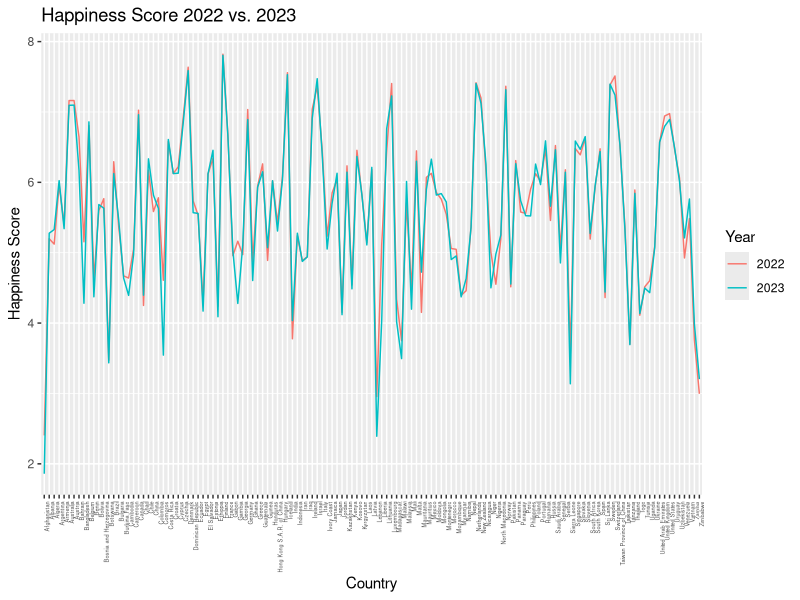
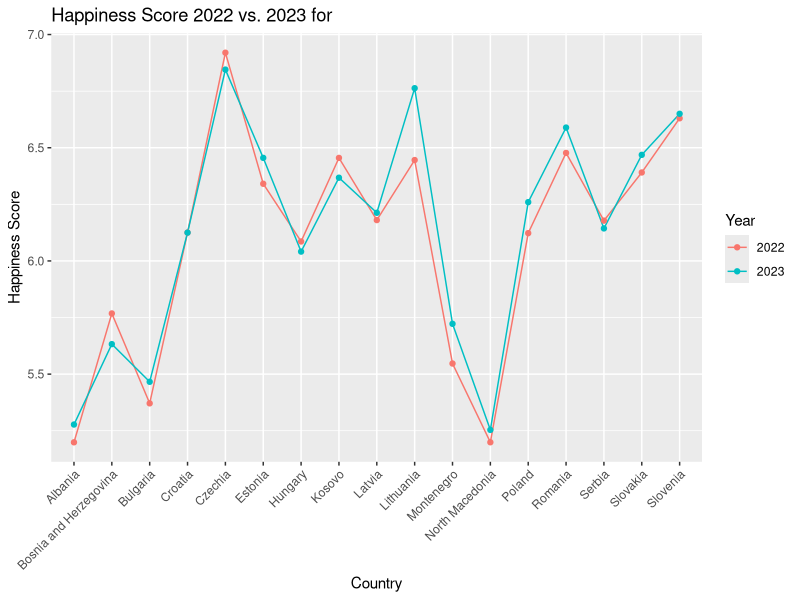
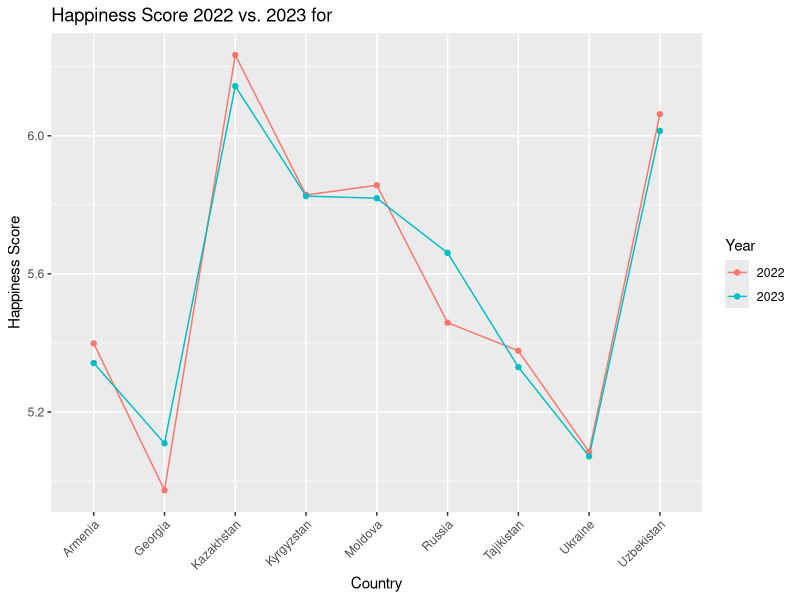
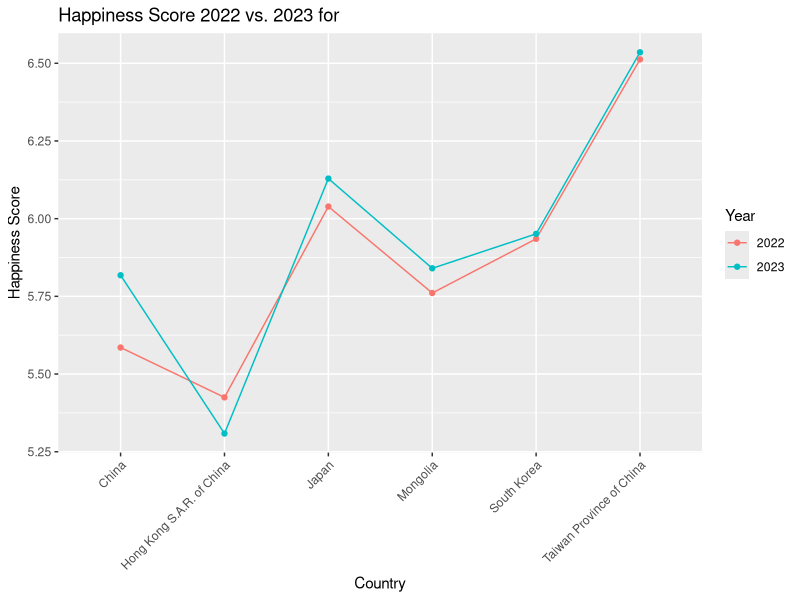
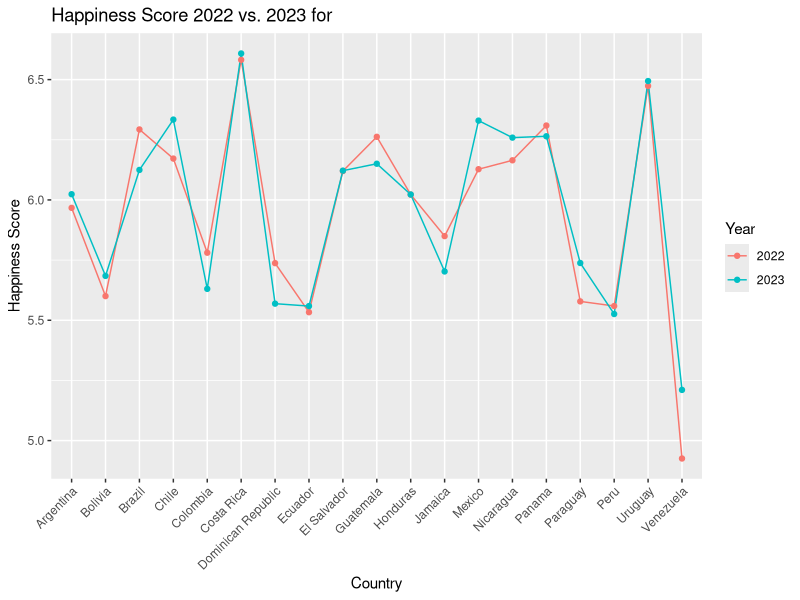
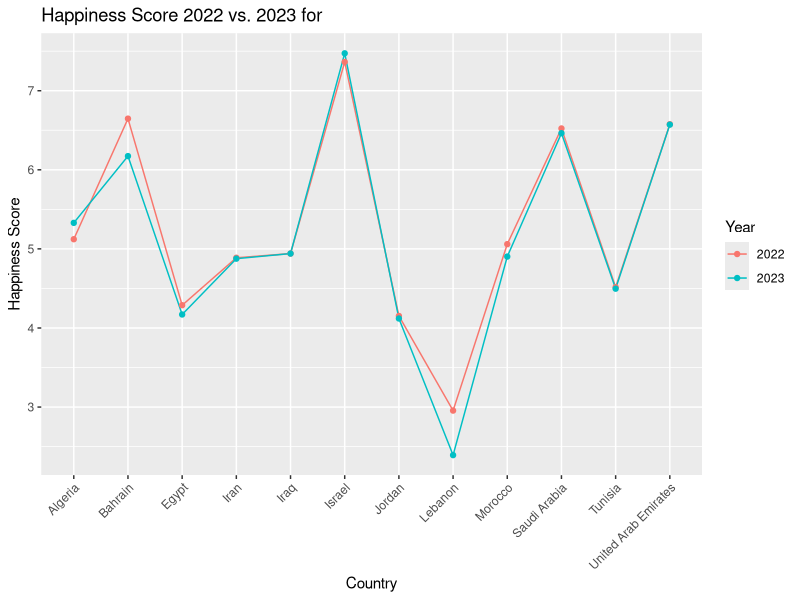
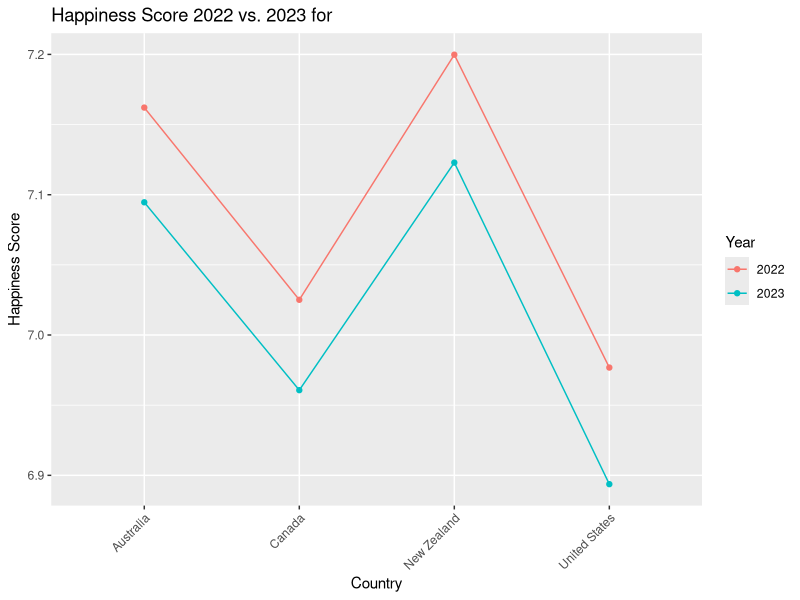
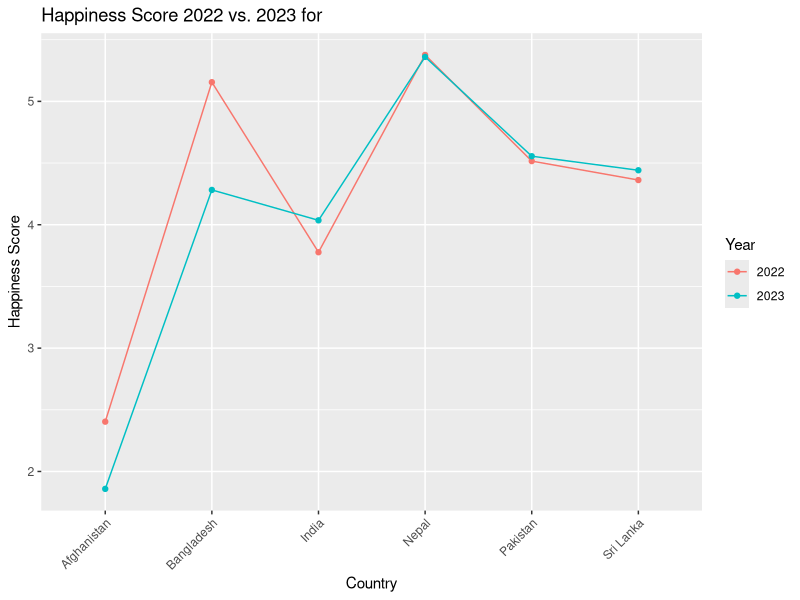

Write R code to recreate these figures, in order.
## ---- chunk 1
knitr::opts_chunk$set(echo = TRUE)
## ---- chunk 2
opis_var = read.csv("datasets/opis_varijabli.csv")
WHR_22 = read.csv("datasets/WHR_2022.csv")
WHR_22 = head(WHR_22, -1) # preskacem zadnji red jer je "xx"
WHR_23 = read.csv("datasets/WHR_2023.csv")
## ---- chunk 3
cat("Varijable za 2022. godinu:\n")
names(WHR_22)
cat("Varijable za 2023. godinu:\n")
names(WHR_23)
## ---- chunk 4
any(is.na(WHR_22))
cat("U podatcima za 2022. godinu nema nedostajućih vrijednosti.\n")
any(is.na(WHR_23))
cat("U podatcima za 2023. godinu ima nedostajućih vrijednosti.\n")

for (col_name in names(WHR_23)) {
  if (sum(is.na(WHR_23[,col_name])) > 0){
    cat('Ukupno nedostajućih vrijednosti za varijablu ',col_name, ': ', sum(is.na(WHR_23[,col_name])),'\n')
  }
}
## ---- chunk 5
WHR_22$Country <- gsub("\\*", "", WHR_22$Country)
presjek_drzava = merge(WHR_23, WHR_22, by.x = "Country.name", by.y = "Country")[c("Country.name", "Happiness.score", "Ladder.score")]
colnames(presjek_drzava) = c("Country", "2022", "2023")
# View(presjek_drzava)

library(ggplot2)
library(reshape2)

df_long <- melt(presjek_drzava, id.var = "Country")

ggplot(df_long, aes(x = Country, y = value, color = variable)) + 
  geom_line(aes(group = variable)) + 
  labs(title = "Happiness Score 2022 vs. 2023",
       y = "Happiness Score", 
       color = "Year") + 
  theme(axis.text.x = element_text(angle = 90, hjust = 1, size = 4))
## ---- chunk 6
library(dplyr)
# grupiranje po regijama radi preglednije vizualizacije
presjek_drzava = merge(WHR_23, WHR_22, by.x = "Country.name", by.y = "Country")[c("Country.name", "Regional.indicator", "Happiness.score", "Ladder.score")]
colnames(presjek_drzava) = c("Country", "Region", "2022", "2023")
grouped_by_regions <- presjek_drzava %>%
  group_by(Region) %>% 
  group_split()

num_of_regions = 10
for (i in 1:10) {
  region = levels(grouped_by_regions[[i]]$Region)[i]
  title = paste("Happiness Score 2022 vs. 2023 for", region)
  data = grouped_by_regions[[i]][c("Country", "2022", "2023")]
  df_long <- melt(data, id.var = "Country")

  line_plot = ggplot(df_long, aes(x = Country, y = value, color = variable)) + 
  geom_line(aes(group = variable)) + 
  geom_point() + 
  labs(title = title,
       y = "Happiness Score", 
       color = "Year") + 
  theme(axis.text.x = element_text(angle = 45, hjust = 1))
  
  print(line_plot)
}

## ---- chunk 7
my_data <- WHR_23[, c(3,4,5,6,7,8,9,10,11,12,13,14,15)]
matrix = round(cor(my_data, use = "complete.obs"),2)
corrs <- matrix[, 1]
names <- colnames(matrix)
var = names[1]

df <- data.frame(Variable = colnames(matrix)[-1], Correlation = corrs[-1])
last12 <- tail(df,12)
cat(sprintf("%s %.2f\n", last12$Variable, last12$Correlation))

